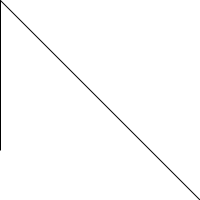
Frame 1 (no input)
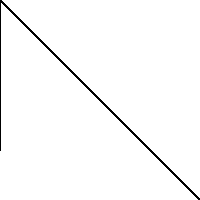
Frame 60 (the mouse pressed at the canvas centre just before this capture)
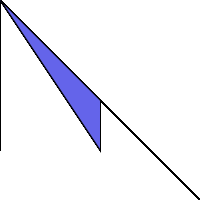
Frame 120 (the mouse held since frame 60 and released just before this capture)

The Processing sketch that drew these frames (run headless with seeded random() and noise(); from frame 60 on, the mouse is pressed at the canvas centre):

// Processing sketch: processing_93611
// ── processing_93611.pde

void setup(){
  size(200,200);
  background(255);
}
void draw(){
  fill(mouseX, mouseY, 234);
  quad(mouseX, 150, 0, 0, 200, 200, mouseX, mouseY);
}
